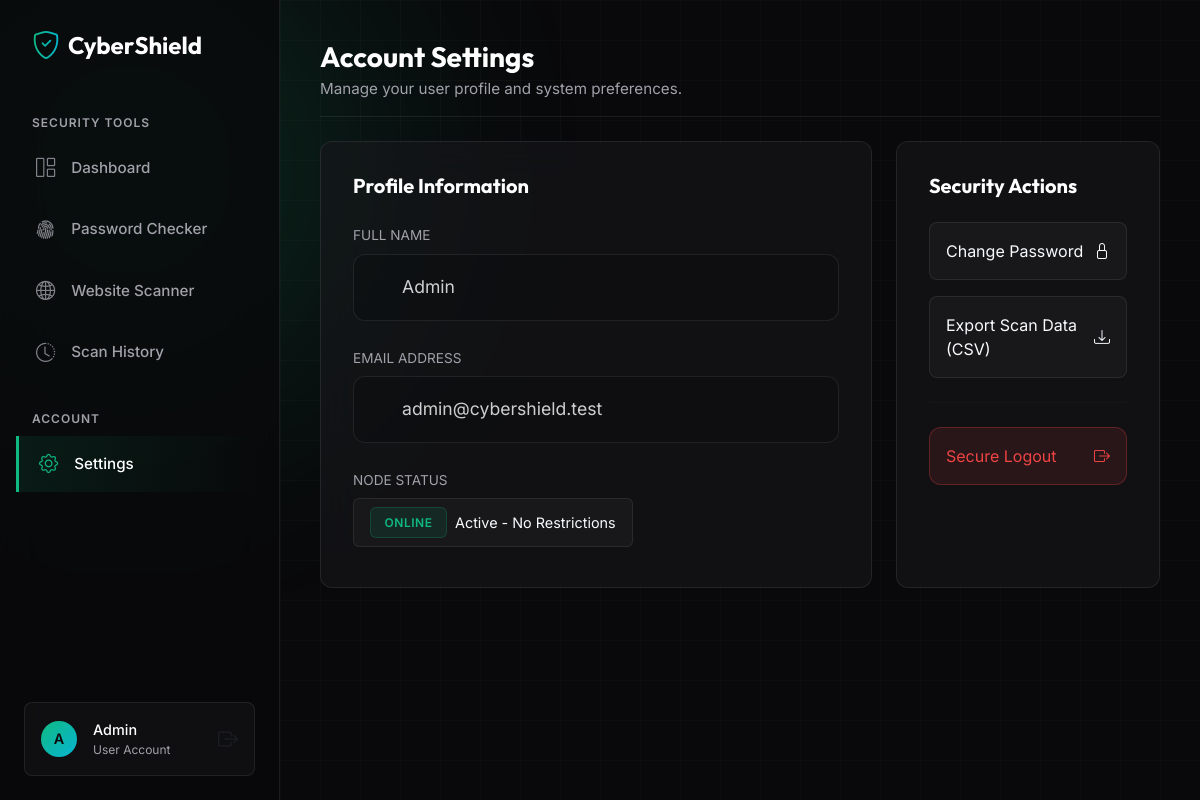
The page /admin (signed in) on the database its author committed.
### app.py (models this page shows)
class User(db.Model, UserMixin):
    id = db.Column(db.Integer, primary_key=True)
    name = db.Column(db.String(100), nullable=False)
    email = db.Column(db.String(120), unique=True, nullable=False)
    password_hash = db.Column(db.String(256), nullable=False)
    logs = db.relationship('AuditLog', backref='user', lazy=True)

### app.py (the view, shortened to what this page needs)
@app.route('/admin', methods=['GET', 'POST'])
@login_required
def admin():
    account_status = "Active - No Restrictions"
    return render_template('admin.html', user=current_user, status=account_status)

### app.py (called while the page is built)
@login_manager.user_loader
def load_user(user_id):
    return User.query.get(int(user_id))

### templates/admin.html (shortened to what this page needs)
<!DOCTYPE html>
<html lang="en">
<head>
    <link href="https://cdn.jsdelivr.net/npm/bootstrap@5.3.0/dist/css/bootstrap.min.css" rel="stylesheet">
    <link rel="stylesheet" href="https://cdn.jsdelivr.net/npm/bootstrap-icons@1.11.1/font/bootstrap-icons.css">
    <link rel="stylesheet" href="/static/css/style.css?v=6">
</head>
<body>
    <div class="bg-grid"></div>
    <div class="glow-orb-1" style="top: -10%; left: -10%; width: 500px; height: 500px; opacity: 0.15;"></div>
    <aside class="sidebar py-4 px-3">
        <div class="d-flex align-items-center gap-2 px-3 mb-5">
            <i class="bi bi-shield-check fs-3 text-gradient-accent"></i>
            <span class="fw-bold fs-4 text-white tracking-tight brand-font">CyberShield</span>
        </div>
        <nav class="d-flex flex-column flex-grow-1">
            <div class="px-3 mb-2" style="font-size: 0.75rem; font-weight: 600; color: var(--text-muted); text-transform: uppercase; letter-spacing: 1px;">Security Tools</div>
            <a href="/dashboard" class="nav-item-custom">
                <i class="bi bi-grid-1x2"></i> Dashboard
            </a>
            <a href="/password" class="nav-item-custom">
                <i class="bi bi-fingerprint"></i> Password Checker
            </a>
            <a href="/urlcheck" class="nav-item-custom">
                <i class="bi bi-globe2"></i> Website Scanner
            </a>
            <a href="/report" class="nav-item-custom">
                <i class="bi bi-clock-history"></i> Scan History
            </a>
            <div class="px-3 mb-2 mt-4" style="font-size: 0.75rem; font-weight: 600; color: var(--text-muted); text-transform: uppercase; letter-spacing: 1px;">Account</div>
            <a href="/admin" class="nav-item-custom active">
                <i class="bi bi-gear"></i> Settings
            </a>
        </nav>
        <div class="mt-auto p-3 mx-2 rounded-3" style="background: rgba(255, 255, 255, 0.03); border: 1px solid var(--border-light);">
            <div class="d-flex align-items-center gap-3">
                <div class="rounded-circle d-flex justify-content-center align-items-center" style="width: 36px; height: 36px; background: linear-gradient(135deg, var(--accent-1), var(--accent-2)); font-weight: 600; font-size: 0.9rem; color: #09090B;">
                    {{ user.name[0]|upper }}
                </div>
                <div class="overflow-hidden">
                    <div class="text-white fw-medium text-truncate" style="font-size: 0.9rem;">{{ user.name }}</div>
                    <div class="text-truncate" style="font-size: 0.75rem; color: var(--text-muted);">User Account</div>
                </div>
                <a href="/logout" class="ms-auto text-muted" title="Logout"><i class="bi bi-box-arrow-right fs-5"></i></a>
            </div>
        </div>
    </aside>
    <main class="main-content">
        <header class="mb-4 pb-3 border-bottom" style="border-color: var(--border-light) !important;">
            <h1 class="h3 fw-bold text-white mb-1 brand-font">Account Settings</h1>
            <p class="mb-0" style="color: var(--text-muted); font-size: 0.95rem;">Manage your user profile and system preferences.</p>
        </header>
        <div class="row g-4">
            <div class="col-lg-8">
                <div class="enterprise-card h-100">
                    <h3 class="fs-5 fw-bold text-white mb-4 brand-font">Profile Information</h3>
                    <div class="mb-4">
                        <label class="form-label" style="color: var(--text-muted); font-size: 0.85rem;">FULL NAME</label>
                        <input type="text" class="form-control form-control-custom w-100" value="{{ user.name }}" readonly style="background: rgba(0,0,0,0.2); opacity: 0.8;">
                    </div>
                    <div class="mb-4">
                        <label class="form-label" style="color: var(--text-muted); font-size: 0.85rem;">EMAIL ADDRESS</label>
                        <input type="email" class="form-control form-control-custom w-100" value="{{ user.email }}" readonly style="background: rgba(0,0,0,0.2); opacity: 0.8;">
                    </div>
                    <div class="mb-2">
                        <label class="form-label" style="color: var(--text-muted); font-size: 0.85rem;">NODE STATUS</label>
                        <div class="d-flex align-items-center gap-2 px-3 py-2 rounded" style="background: rgba(255,255,255,0.03); border: 1px solid var(--border-light); width: fit-content;">
                            <span class="badge-status badge-optimal">Online</span>
                            <span style="font-size: 0.9rem; color: var(--text-main);">{{ status }}</span>
                        </div>
                    </div>
                </div>
            </div>
            <div class="col-lg-4">
                <div class="enterprise-card h-100">
                    <h3 class="fs-5 fw-bold text-white mb-4 brand-font">Security Actions</h3>
                    <button class="btn-outline-custom w-100 d-flex justify-content-between align-items-center px-3 py-3 mb-3" data-bs-toggle="modal" data-bs-target="#passwordModal">
                        <span>Change Password</span>
                        <i class="bi bi-lock"></i>
                    </button>
                    <a href="/export" class="btn-outline-custom w-100 d-flex justify-content-between align-items-center text-decoration-none px-3 py-3 mb-3">
                        <span>Export Scan Data (CSV)</span>
                        <i class="bi bi-download"></i>
                    </a>
                    <hr style="border-color: var(--border-light); margin: 1.5rem 0;">
                    <a href="/logout" class="btn w-100 d-flex justify-content-between align-items-center px-3 py-3" style="background: rgba(239, 68, 68, 0.1); border: 1px solid rgba(239, 68, 68, 0.3); color: #EF4444; border-radius: 12px; transition: 0.2s;">
                        <span>Secure Logout</span>
                        <i class="bi bi-box-arrow-right"></i>
                    </a>
                </div>
            </div>
        </div>
    </main>
</body>
</html>

### static/css/style.css (style rules this page uses)
:root { --bg-base: #09090B; --bg-surface: #18181B; --accent-1: #10B981; --accent-2: #06B6D4; --text-main: #F8FAFC; --text-muted: #A1A1AA; --border-light: rgba(255, 255, 255, 0.08); }
body { background-color: var(--bg-base); color: var(--text-main); font-family: 'Inter', sans-serif; min-height: 100vh; overflow-x: hidden; }
h1, h2, h3, h4, h5, h6, .brand-font { font-family: 'Outfit', sans-serif; }
.bg-grid { position: fixed; top: 0; left: 0; width: 100%; height: 100%; background-image: linear-gradient(rgba(255, 255, 255, 0.02) 1px, transparent 1px), linear-gradient(90deg, rgba(255, 255, 255, 0.02) 1px, transparent 1px); background-size: 40px 40px; z-index: -2; pointer-events: none; }
.glow-orb-1, .glow-orb-2 { position: fixed; border-radius: 50%; filter: blur(120px); z-index: -1; pointer-events: none; opacity: 0.15; }
.glow-orb-1 { background: var(--accent-1); }
.text-gradient-accent { background: linear-gradient(to right, var(--accent-1), var(--accent-2)); -webkit-background-clip: text; -webkit-text-fill-color: transparent; }
.btn-outline-custom { background: rgba(255, 255, 255, 0.03); border: 1px solid var(--border-light); color: var(--text-main); border-radius: 8px; transition: all 0.3s ease; display: inline-block; }
.form-control-custom { background: rgba(9, 9, 11, 0.7); border: 1px solid rgba(255, 255, 255, 0.1); color: #fff; border-radius: 12px; padding: 1.2rem 1.2rem 1.2rem 3rem; font-size: 1.1rem; transition: all 0.3s; }
.form-control-custom::placeholder { color: var(--text-muted); opacity: 0.7; }
.enterprise-card { background: rgba(24, 24, 27, 0.6); backdrop-filter: blur(20px); border: 1px solid var(--border-light); border-radius: 12px; padding: 2rem; transition: transform 0.3s ease, border-color 0.3s ease; height: 100%; }
.sidebar { width: 280px; background: rgba(9, 9, 11, 0.8); backdrop-filter: blur(24px); -webkit-backdrop-filter: blur(24px); border-right: 1px solid var(--border-light); height: 100vh; position: fixed; left: 0; top: 0; z-index: 1000; display: flex; flex-direction: column; }
.main-content { margin-left: 280px; min-height: 100vh; padding: 2.5rem; position: relative; z-index: 1; }
.nav-item-custom { color: var(--text-muted); text-decoration: none; padding: 0.85rem 1.25rem; border-radius: 8px; display: flex; align-items: center; gap: 1rem; font-size: 0.95rem; font-weight: 500; transition: all 0.3s ease; margin-bottom: 0.35rem; }
.nav-item-custom.active { color: #fff; background: linear-gradient(90deg, rgba(16, 185, 129, 0.1), transparent); border-left: 3px solid var(--accent-1); border-radius: 0 8px 8px 0; }
.nav-item-custom i { font-size: 1.2rem; opacity: 0.8; }
.nav-item-custom.active i { color: var(--accent-1); opacity: 1; }
.badge-status { padding: 0.35rem 0.85rem; border-radius: 6px; font-size: 0.75rem; font-weight: 600; letter-spacing: 0.5px; text-transform: uppercase; }
.badge-optimal { background: rgba(16, 185, 129, 0.1); color: #10B981; border: 1px solid rgba(16, 185, 129, 0.2); }

### rows shown on the page
User: name "A", name "Admin", email "admin@cybershield.test"

### other values the page prints
{{ status }} "Active - No Restrictions"
